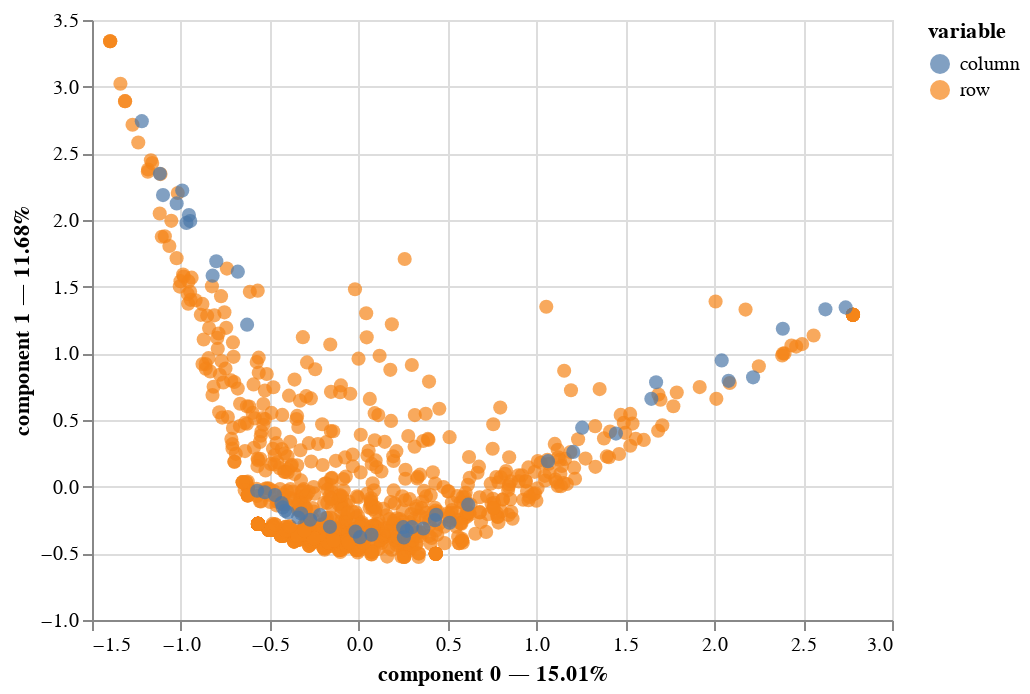

The cell this chart's notebook holds for it:
### Code cell
# Application de l'ACM
acm_ItemsA0 = prince.MCA(n_components = 2)

acm_ItemsA0 = acm_ItemsA0.fit(data_sans[ItemsA0])

ax = acm_ItemsA0.plot(X=data_sans[ItemsA0])
ax

### Figure 1 — Vega-Lite specification as saved in the notebook (floating-point values rounded to 4 significant figures; data arrays with more than 128 entries replaced by an {"elided": "..."} marker saying what was removed)
{"config": {"view": {"continuousWidth": 400, "continuousHeight": 300}}, "data": {"name": "data-39e9377d4aabd314a2b9a622cab09746"}, "mark": {"type": "circle", "size": 50}, "encoding": {"color": {"field": "variable", "type": "nominal"}, "tooltip": [{"field": "variable", "type": "nominal"}, {"field": "value", "type": "nominal"}, {"field": "component 0", "type": "quantitative"}, {"field": "component 1", "type": "quantitative"}], "x": {"axis": {"title": "component 0 — 15.01%"}, "field": "component 0", "scale": {"zero": false}, "type": "quantitative"}, "y": {"axis": {"title": "component 1 — 11.68%"}, "field": "component 1", "scale": {"zero": false}, "type": "quantitative"}}, "selection": {"selector001": {"type": "interval", "bind": "scales", "encodings": ["x", "y"]}}, "$schema": "https://vega.github.io/schema/vega-lite/v4.17.0.json", "datasets": {"data-39e9377d4aabd314a2b9a622cab09746": {"elided": "1048 records"}}}
